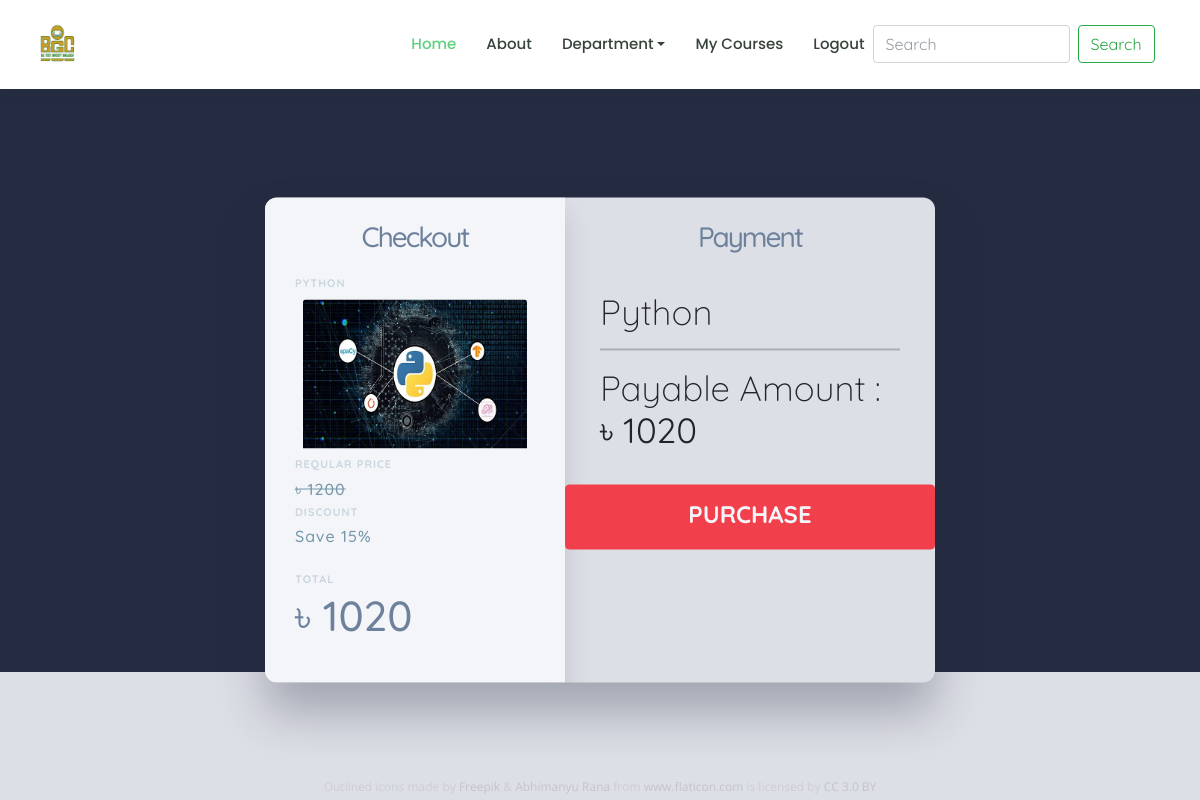
/check-out/core_python (signed in), run on the app's committed database.
### courses/models/course.py (models this page shows, shortened)
class Course(models.Model):
    name = models.CharField(max_length = 50 , null = False)
    slug = models.CharField(max_length = 50 , null = False , unique = True)
    category = models.CharField(choices=CATEGORY_CHOICES,max_length=12)
    subCategory = models.CharField(max_length=100)
    description = models.CharField(max_length = 200 , null = True)
    price = models.IntegerField(null=False)
    discount = models.IntegerField(null=False , default = 0)
    active = models.BooleanField(default = False)
    thumbnail = models.ImageField(upload_to = "files/thumbnail")
    date = models.DateTimeField(auto_now_add= True)
    resource = models.FileField(upload_to = "files/resource")
    length = models.IntegerField(null=False)

### courses/views/checkout.py (the view, shortened to what this page needs)
# urls.py: path('check-out/<str:slug>', checkout , name = 'check-out'),
@login_required(login_url='/login')
def checkout(request , slug):
    course = Course.objects.get(slug  = slug)
    user = request.user
    action = request.GET.get('action')
    order = None
    payment = None
    error = None
    try:
        user_course = UserCourse.objects.get(user = user  , course = course)
        error = "You are Already Enrolled in this Course"
    except:
        pass
    amount=None
    if error is None :
        amount =  int((course.price - ( course.price * course.discount * 0.01 )) * 100)
    if amount==0:
        userCourse = UserCourse(user = user , course = course)
        userCourse.save()
        return redirect('my-courses')
    context = {
        "course" : course ,
        "order" : order,
        "payment" : payment,
        "user" : user ,
        "error" : error
    }
    return  render(request , template_name="courses/check_out.html" , context=context )

### courses/templatetags/course_custom_tags.py (called while the page is built)
@register.simple_tag
def cal_sellprice(price , discount):
    if discount is None or discount is 0:
        return price
    sellprice = price
    sellprice = price - ( price * discount * 0.01 )
    return math.floor(sellprice)

@register.filter
def rupee(price):
    return f'৳ {price}'

### courses/templates/courses/check_out.html (shortened to what this page needs)
{% extends 'courses/base.html' %}
{% load course_custom_tags %}
{%block content%}
                            <span>{% cal_sellprice course.price course.discount as value %} {{value|rupee}}</span>
                <p class="display-5">Payable Amount : <b>{% cal_sellprice course.price course.discount as value %}
<div class='checkout'>
  <div class='order'>
    <h2>Checkout</h2>
    <h5>{{course.name}}</h5>
    <div class="col  ">
            <div class="my-2 mr-1" style="width: 14rem;">
                <img class="card-img-top" src="{{course.thumbnail.url}}" alt="Card image cap">
            </div>
        </div>
    <h5>Reqular Price</h5><h4><del>{{course.price|rupee}}</del></h4>
    <h5>Discount</h5><h4>Save {{course.discount}}%</h4>
    <h5 class='total'>Total</h5><h1><span>{% cal_sellprice course.price course.discount as value %} {{value|rupee}}</span></h1>
  </div>
  <h2>Payment</h2>
  <div id='payment' class='payment'>
    <div class='card-form'>
                <p class="display-5">{{course.name}}</p>
                <hr>
                <p class="display-5">Payable Amount : <b>{% cal_sellprice course.price course.discount as value %}
                        {{value|rupee}}</b></p>
      <a class='button-cta btn' title='Confirm your purchase' href="?action=create_payment"><span>PURCHASE</span></a>
    </div>
  </div>
</div>
<div class='icon-credits'>Outlined icons made by <a href="http://www.freepik.com" title="Freepik">Freepik</a> & <a href="http://www.flaticon.com/authors/abhimanyu-rana" title="Abhimanyu Rana">Abhimanyu Rana</a> from <a href="http://www.flaticon.com" title="Flaticon">www.flaticon.com</a> is licensed by <a href="http://creativecommons.org/licenses/by/3.0/" title="Creative Commons BY 3.0" target="_blank">CC 3.0 BY</a>
</div>
{%endblock%}

### courses/static/assets/css/style.css (style rules this page uses)
body { font-family: "Open Sans", sans-serif; color: #444444; }
a { color: #5fcf80; text-decoration: none; }
h1, h2, h3, h4, h5, h6 { font-family: "Raleway", sans-serif; }

### courses/static/courses/css/common.css (style rules this page uses)
.display-5 { font-size: 35px; }

### courses/templates/courses/check_out.html (style rules this page uses)
*, *::before, *::after { box-sizing: border-box; }
body, html { height: 100%; font-family: 'Quicksand', sans-serif; font-weight: 400; -webkit-font-smoothing: antialiased; -moz-osx-font-smoothing: grayscale; }
body { background: rgba(37,44,65,1); background: -moz-linear-gradient(top, rgba(37,44,65,1) 0%, rgba(37,44,65,1) 60%, rgba(221,223,230,1) 60%, rgba(221,223,230,1) 100%); background: -webkit-gradient(left top, left bottom, color-stop(0%, rgba(37,44,65,1)), color-stop(60%, rgba(37,44,65,1)), color-stop(60%, rgba(221,223,230,1)), color-stop(100%, rgba(221,223,230,1))); background: -webkit-linear-gradient(top, rgba(37,44,65,1) 0%, rgba(37,44,65,1) 60%, rgba(221,223,230,1) 60%, rgba(221,223,230,1) 100%); background: -o-linear-gradient(top, rgba(37,44,65,1) 0%, rgba(37,44,65,1) 60%, rgba(221,223,230,1) 60%, rgba(221,223,230,1) 100%); background: -ms-linear-gradient(top, rgba(37,44,65,1) 0%, rgba(37,44,65,1) 60%, rgba(221,223,230,1) 60%, rgba(221,223,230,1) 100%); background: linear-gradient(to bottom, rgba(37,44,65,1) 0%, rgba(37,44,65,1) 84%, rgba(221,223,230,1) 60%, rgba(221,223,230,1) 100%); filter: progid:DXImageTransform.Microsoft.gradient( startColorstr='#252c41', endColorstr='#dddfe6', GradientType=0 ); }
h1, h2, h3, h4, h5, h6 { margin: 0; line-height: 1.4; }
h1 { font-size: 42px; color: #6d819c; text-align: left; }
h2 { font-size: 28px; letter-spacing: -2px; color: #6d819c; text-align: center; line-height: 2.8; }
h4 { font-size: 16px; color: #7495aa; letter-spacing: 1px; text-align: left; line-height: 2; }
h5 { font-size: 11px; font-weight: 700; color: #c9d6de; letter-spacing: 1px; text-align: left; text-transform: uppercase; }
h5.total { margin-top: 20px; }
.checkout { width: 670px; height: 485px; position: absolute; top: 55%; left: 50%; background-color: #dddfe6; overflow: hidden; -webkit-transform: translate(-50%, -50%); transform: translate(-50%, -50%); -webkit-border-radius: 12px; -moz-border-radius: 12px; border-radius: 12px; -webkit-box-shadow: 0 30px 48px rgba(37,44,65,0.32); -moz-box-shadow: 0 30px 48px rgba(37,44,65,0.32); box-shadow: 0 30px 48px rgba(37,44,65,0.32); }
.order { width: 300px; height: 485px; padding: 0 30px; float: left; background-color: #f4f5f9; z-index: 1; -webkit-box-shadow: 0 15px 24px rgba(37,44,65,0.16); -moz-box-shadow: 0 15px 24px rgba(37,44,65,0.16); box-shadow: 0 15px 24px rgba(37,44,65,0.16); }
.payment { z-index: 0; width: 370px; position: relative; float: right; }
.card-form { width: 100%; position: relative; float: right; padding: 15px 35px; }
.button-cta { width: 100%; height: 65px; position: absolute; float: right; right: 0px; bottom: -68px; padding: 10px 20px; background-color: #f1404b; border: 1px solid #f1404b; font-family: 'Quicksand', sans-serif; font-weight: 700; font-size: 24px; color: #f4f5f9; z-index: -1; -webkit-transition: all 0.3s; -moz-transition: all 0.3s; -ms-transition: all 0.3s; -o-transition: all 0.3s; transition: all 0.3s; }
.button-cta span { display: inline-block; position: relative; -webkit-transition: all 0.3s; -moz-transition: all 0.3s; -ms-transition: all 0.3s; -o-transition: all 0.3s; transition: all 0.3s; }
.button-cta span:after { content: '→'; color: #f4f5f9; position: absolute; opacity: 0; top: 0; right: -40px; }
.icon-credits { width: 100%; position: absolute; bottom: 4px; font-family:'Open Sans', 'Helvetica Neue', Helvetica, sans-serif; font-size: 12px; color: rgba(0,0,0,0.08); text-align: center; z-index: -1; }
.icon-credits a { text-decoration: none; color: rgba(0,0,0,0.12); }

### data on the page
Course: name "PYTHON", thumbnail (picture), price "৳ 1200", discount "15", name "Python"

### other printed values
{{ value|rupee }} "৳ 1020"
